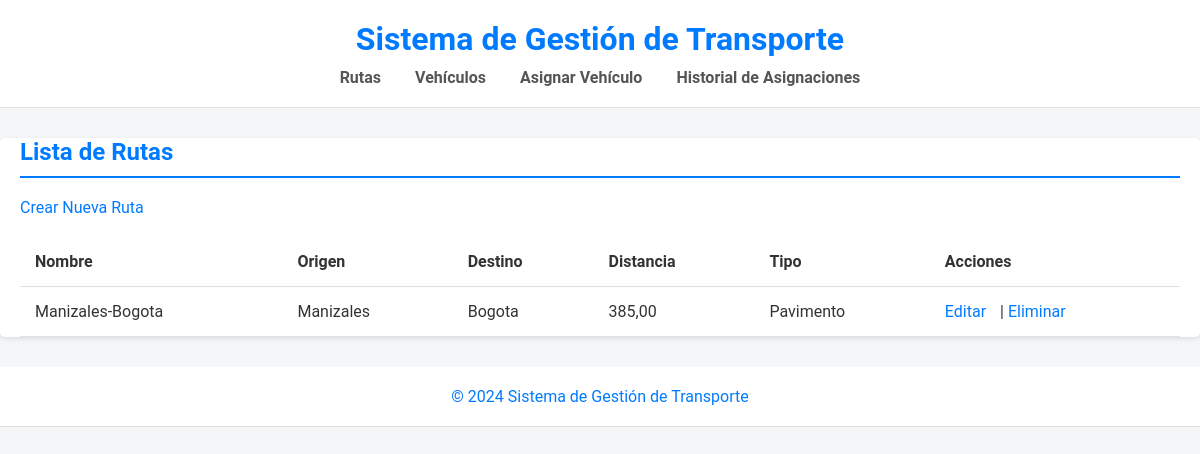
The page /routes/ on the database as committed earlier.
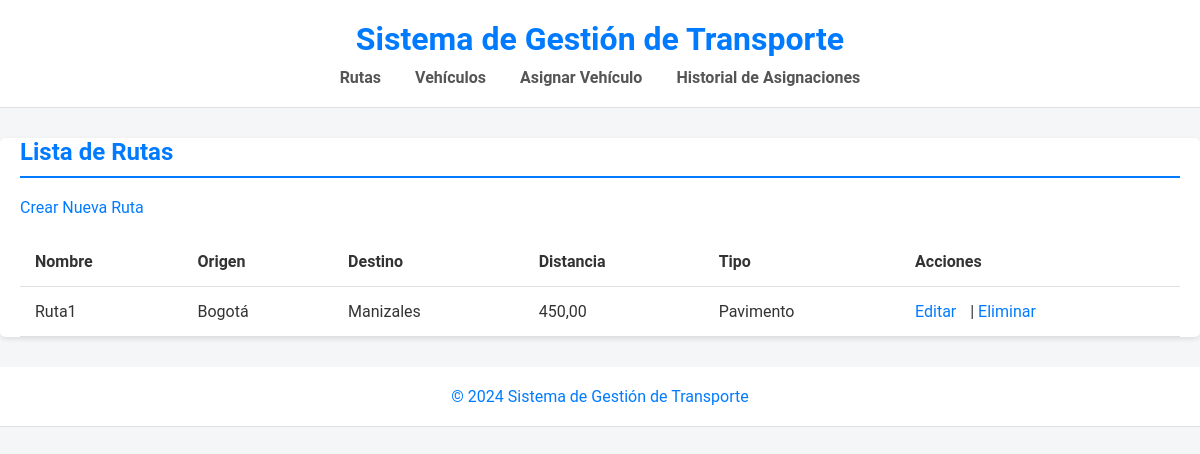
The same page on the database as committed later.
### apps/routes/models.py (models this page shows, shortened)
class Route(models.Model):
    ROUTE_TYPE_CHOICES = [
        ('PAVEMENT', 'Pavimento'),
        ('POTHOLES', 'Pavimento con Baches'),
        ('DIRT', 'Camino de Tierra'),
        ('TRAIL', 'Sendero'),
    ]
    name = models.CharField(max_length=100)
    origin = models.CharField(max_length=100)
    destination = models.CharField(max_length=100)
    distance = models.DecimalField(max_digits=5, decimal_places=2)
    route_type = models.CharField(max_length=10, choices=ROUTE_TYPE_CHOICES)

### apps/routes/views.py (the view)
# urls.py: path('', RouteListView.as_view(), name='route_list'),
class RouteListView(generic.ListView):
    model = Route
    template_name = 'routes/route_list.html'
    context_object_name = 'routes'

### templates/routes/route_list.html
{% extends 'base.html' %}
{% block content %}
<h2>Lista de Rutas</h2>
<a href="{% url 'route_create' %}">Crear Nueva Ruta</a>
<table>
    <tr>
        <th>Nombre</th>
        <th>Origen</th>
        <th>Destino</th>
        <th>Distancia</th>
        <th>Tipo</th>
        <th>Acciones</th>
    </tr>
    {% for route in routes %}
    <tr>
        <td>{{ route.name }}</td>
        <td>{{ route.origin }}</td>
        <td>{{ route.destination }}</td>
        <td>{{ route.distance }}</td>
        <td>{{ route.get_route_type_display }}</td>
        <td>
            <a href="{% url 'route_update' route.pk %}">Editar</a> |
            <a href="{% url 'route_delete' route.pk %}">Eliminar</a>
        </td>
    </tr>
    {% endfor %}
</table>
{% endblock %}

Rows that differ between the two databases and show on the page:
changed Route "Manizales": name "Manizales-Bogota" → "Ruta1"; origin "Manizales" → "Bogotá"; destination "Bogota" → "Manizales"; distance "385,00" → "450,00"
